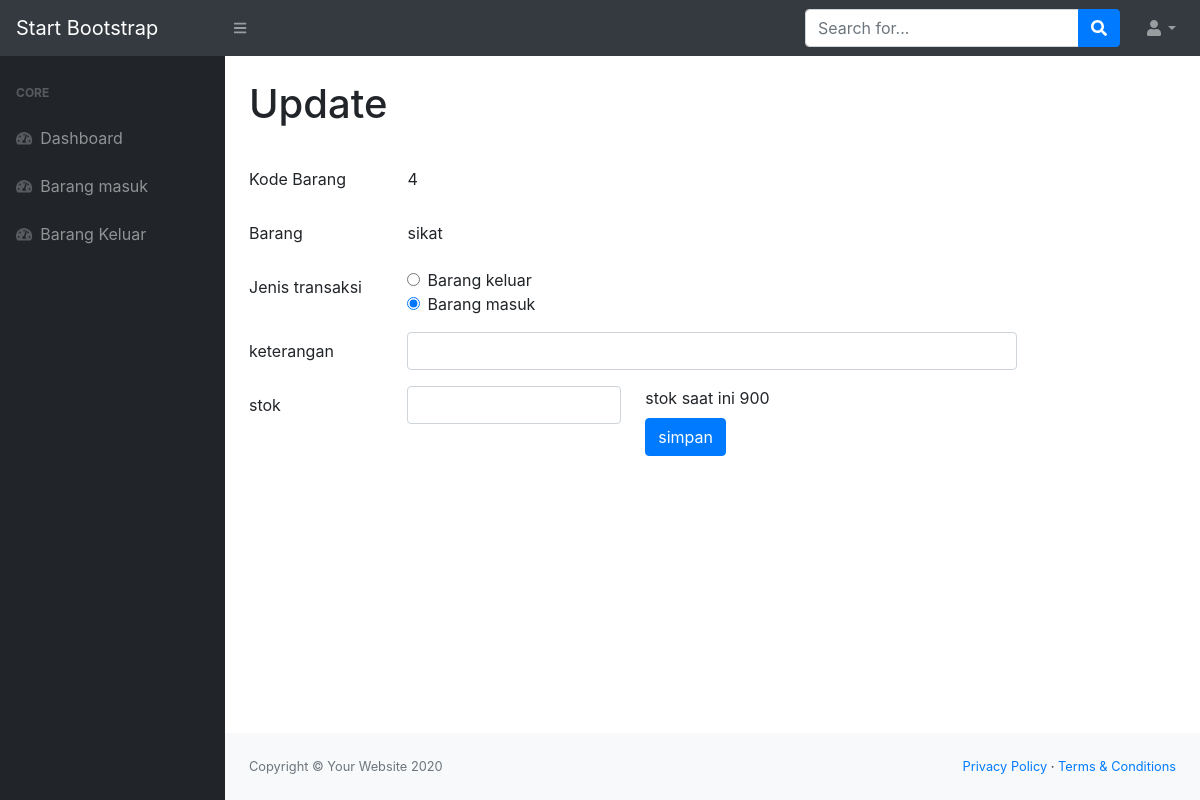
Page /update.php?id=4 on the committed database.
### tables this page shows
CREATE TABLE `stock` (
  `id_barang` int(10) NOT NULL,
  `nama_barang` varchar(30) NOT NULL,
  `deskripsi` varchar(100) NOT NULL,
  `stok` int(10) NOT NULL
);

### update.php (the view, shortened to what this page needs)
<?php
include 'config.php';
$id = $_GET['id'];
$result = $conn->query("SELECT * FROM stock WHERE id_barang=$id");
$row = $result->fetch_assoc();
?>
<!DOCTYPE html>
<html lang="en">
    <head>
        <link href="css/styles.css" rel="stylesheet" />
        <link href="https://cdn.datatables.net/1.10.20/css/dataTables.bootstrap4.min.css" rel="stylesheet" />
    </head>
    <body class="sb-nav-fixed">
        <nav class="sb-topnav navbar navbar-expand navbar-dark bg-dark">
            <a class="navbar-brand" href="index.html">Start Bootstrap</a>
            <button class="btn btn-link btn-sm order-1 order-lg-0" id="sidebarToggle" href="#"><i class="fas fa-bars"></i></button>
            <form class="d-none d-md-inline-block form-inline ml-auto mr-0 mr-md-3 my-2 my-md-0">
                <div class="input-group">
                    <input class="form-control" type="text" placeholder="Search for..." aria-label="Search" aria-describedby="basic-addon2" />
                    <div class="input-group-append">
                        <button class="btn btn-primary" type="button"><i class="fas fa-search"></i></button>
                    </div>
                </div>
            </form>
            <ul class="navbar-nav ml-auto ml-md-0">
                <li class="nav-item dropdown">
                    <a class="nav-link dropdown-toggle" id="userDropdown" href="#" role="button" data-toggle="dropdown" aria-haspopup="true" aria-expanded="false"><i class="fas fa-user fa-fw"></i></a>
                </li>
            </ul>
        </nav>
        <div id="layoutSidenav">
            <div id="layoutSidenav_nav">
                <nav class="sb-sidenav accordion sb-sidenav-dark" id="sidenavAccordion">
                    <div class="sb-sidenav-menu">
                        <div class="nav">
                            <div class="sb-sidenav-menu-heading">Core</div>
                            <a class="nav-link" href="index.php">
                                <div class="sb-nav-link-icon"><i class="fas fa-tachometer-alt"></i></div>
                                Dashboard
                            </a>
                            <a class="nav-link" href="masuk.php">
                                <div class="sb-nav-link-icon"><i class="fas fa-tachometer-alt"></i></div>
                                Barang masuk
                            </a>
                            <a class="nav-link" href="keluar.php">
                                <div class="sb-nav-link-icon"><i class="fas fa-tachometer-alt"></i></div>
                                Barang Keluar
                            </a>
                    </div>
                </nav>
            </div>
            <div id="layoutSidenav_content">
                <main>
                    <div class="container-fluid">
                        <h1 class="mt-4">Update </h1><br>
                        <form method="POST" action="tambah_stok.php">
                          <div class="form-group row">
                            <label for="staticEmail" class="col-sm-2 col-form-label">Kode Barang </label>
                            <div class="col-sm-8">
                              <input type="text" readonly class="form-control-plaintext" name="id" id="id" value="<?php echo $row['id_barang']; ?>" >
                            </div>
                          </div>
                          <div class="form-group row">
                            <label for="staticEmail" class="col-sm-2 col-form-label">Barang </label>
                            <div class="col-sm-8">
                              <input type="text" readonly class="form-control-plaintext" name ="nama_barang" id="nama_barang" value="<?php echo $row['nama_barang']; ?>" >
                            </div>
                          </div>
                          <div class="form-group row">
                            <label for="staticEmail" class="col-sm-2 col-form-label">Jenis transaksi</label>
                            <div class="col-sm-8">
                            <div class="form-check">
                              <input class="form-check-input" type="radio" name="pilihan" id="keluar" value="keluar">
                              <label class="form-check-label" for="flexRadioDefault1">
                               Barang keluar
                              </label>
                            </div>
                            <div class="form-check">
                              <input class="form-check-input" type="radio" name="pilihan" id="masuk" value="masuk" checked>
                              <label class="form-check-label" for="flexRadioDefault2">
                                Barang masuk
                              </label>
                            </div>
                            </div>
                          </div>
                          <div class="form-group row">
                            <label for="staticEmail" class="col-sm-2 col-form-label">keterangan </label>
                            <div class="col-sm-8">
                            <input type="text" class="form-control" id="keterangan" name="keterangan" value="">
                            </div>
                          </div>
                          <div class="form-group row">
                            <label for="inputPassword" class="col-sm-2 col-form-label">stok</label>
                            <div class="col-sm-3">
                              <input type="text" class="form-control" id="stok" name="stok" value="">
                            </div>
                            <div class="col-sm-2">
                                <label for="">stok saat ini <?php echo $row['stok']; ?></label>
                                <button class="btn btn-primary"name="simpan" type="submit">simpan</button></div>
                          </div>
                        </form>
                    </div>
                </main>
                <footer class="py-4 bg-light mt-auto">
                    <div class="container-fluid">
                        <div class="d-flex align-items-center justify-content-between small">
                            <div class="text-muted">Copyright &copy; Your Website 2020</div>
                            <div>
                                <a href="#">Privacy Policy</a>
                                &middot;
                                <a href="#">Terms &amp; Conditions</a>
                            </div>
                        </div>
                    </div>
                </footer>
            </div>
        </div>
    </body>
</html>

### rows in the picture
stock: id "4", nama_barang "sikat", stok "900"
